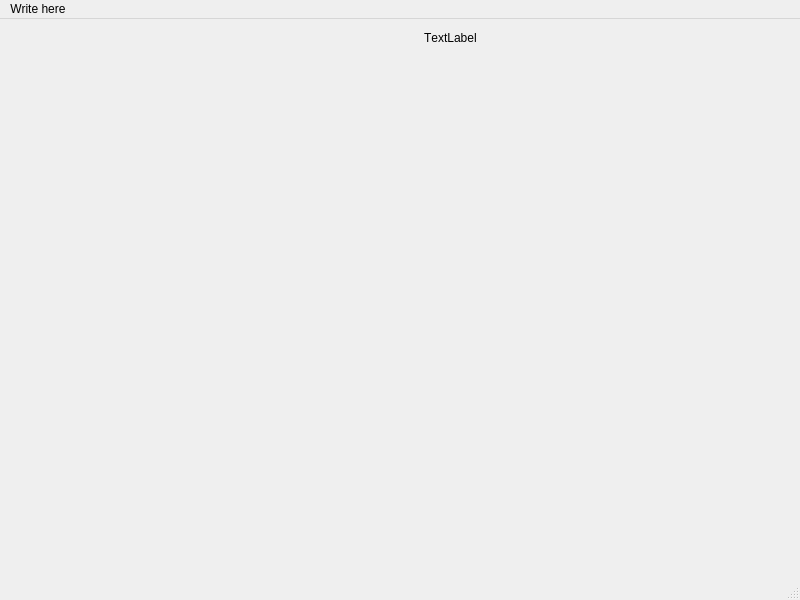
<?xml version="1.0" encoding="UTF-8"?>
<ui version="4.0">
 <class>MainWindow</class>
 <widget class="QMainWindow" name="MainWindow">
  <property name="windowModality">
   <enum>Qt::NonModal</enum>
  </property>
  <property name="geometry">
   <rect>
    <x>0</x>
    <y>0</y>
    <width>800</width>
    <height>600</height>
   </rect>
  </property>
  <property name="windowTitle">
   <string>MainWindow</string>
  </property>
  <widget class="QWidget" name="centralwidget">
   <widget class="QLabel" name="labelNew">
    <property name="geometry">
     <rect>
      <x>424</x>
      <y>12</y>
      <width>120</width>
      <height>56</height>
     </rect>
    </property>
    <property name="sizePolicy">
     <sizepolicy hsizetype="Expanding" vsizetype="Preferred">
      <horstretch>0</horstretch>
      <verstretch>0</verstretch>
     </sizepolicy>
    </property>
    <property name="font">
     <font>
      <weight>50</weight>
      <bold>false</bold>
      <kerning>false</kerning>
     </font>
    </property>
    <property name="frameShape">
     <enum>QFrame::NoFrame</enum>
    </property>
    <property name="frameShadow">
     <enum>QFrame::Plain</enum>
    </property>
    <property name="lineWidth">
     <number>5</number>
    </property>
    <property name="midLineWidth">
     <number>2</number>
    </property>
    <property name="text">
     <string>TextLabel</string>
    </property>
    <property name="alignment">
     <set>Qt::AlignLeading|Qt::AlignLeft|Qt::AlignTop</set>
    </property>
    <property name="margin">
     <number>1</number>
    </property>
   </widget>
  </widget>
  <widget class="QMenuBar" name="menubar">
   <property name="geometry">
    <rect>
     <x>0</x>
     <y>0</y>
     <width>800</width>
     <height>21</height>
    </rect>
   </property>
   <widget class="QMenu" name="menuWrite_here">
    <property name="title">
     <string>Write here</string>
    </property>
    <addaction name="separator"/>
   </widget>
   <addaction name="menuWrite_here"/>
  </widget>
  <widget class="QStatusBar" name="statusbar"/>
  <action name="actionNEW">
   <property name="text">
    <string>NEW</string>
   </property>
   <property name="toolTip">
    <string>&lt;html&gt;&lt;head/&gt;&lt;body&gt;&lt;p&gt;new text&lt;/p&gt;&lt;/body&gt;&lt;/html&gt;</string>
   </property>
  </action>
 </widget>
 <resources/>
 <connections/>
</ui>
